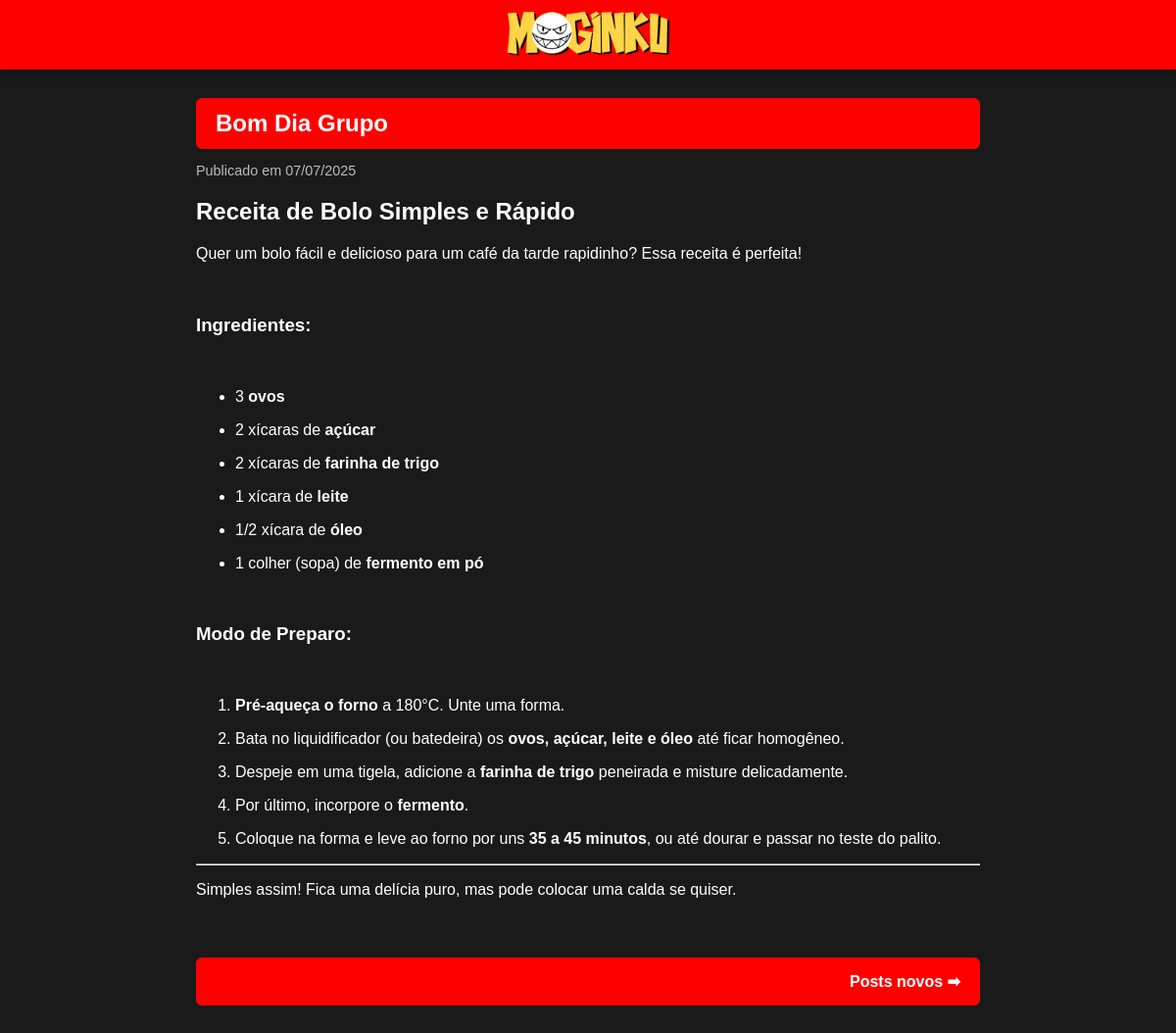
Screenshot of /blog/?page=2 with the database file from the repository.
### core/models.py (models this page shows, shortened)
class BlogPost(models.Model):
    titulo = models.CharField(max_length=200)
    imagem = models.ImageField(upload_to='blog/', blank=True, null=True)
    conteudo = RichTextUploadingField()
    criado_em = models.DateTimeField(auto_now_add=True)
    from django.db import models

### core/views.py (the view)
# urls.py: path('', blog_feed, name='home'),
def blog_feed(request):
    posts_list = BlogPost.objects.order_by('-criado_em')
    paginator = Paginator(posts_list, 4)
    page_number = request.GET.get('page')
    posts = paginator.get_page(page_number)
    return render(request, 'core/blog.html', {'posts': posts})

### core/templates/core/blog.html (shortened to what this page needs)
{% load static %}
<!DOCTYPE html>
<html lang="pt-br">
<head>
  <link rel="stylesheet" href="{% static 'css/blog.css' %}">
</head>
<body>
  <div class="logo-centralizada">
    <a href="{% url 'home' %}">
      <img src="{% static 'images/logo2.png' %}" alt="Logo Moginku" />
    </a>
  </div>
  <main class="blog-container">
    {% for post in posts %}
    <article class="post">
      <div class="post-header">
        <h2>{{ post.titulo }}</h2>
      </div>
      <p class="post-date">Publicado em {{ post.criado_em|date:"d/m/Y" }}</p>
      <div class="post-conteudo">
        {{ post.conteudo|safe }}
      </div>
    </article>
    {% empty %}
    <p>Nenhum post encontrado.</p>
    {% endfor %}
    <div class="post-nav">
  {% if posts.has_previous %}
    <a href="?page={{ posts.previous_page_number }}" class="nav-right">Posts novos ➡</a>
  {% endif %}
</div>
  </main>
</body>
</html>

### core/static/css/blog.css (style rules this page uses)
body { margin: 0; padding: 0; font-family: sans-serif; background-color: #1a1a1a; color: white; }
.logo-centralizada { position: fixed; top: 0; left: 0; width: 100%; text-align: center; background-color: #ff0000; padding: 10px 0; z-index: 100; box-shadow: 0 2px 10px rgba(0, 0, 0, 0.4); }
.logo-centralizada img { max-width: 180px; height: auto; transition: transform 0.3s ease; }
.blog-container { max-width: 800px; margin: 100px auto 60px; padding: 0 20px; }
.post { margin-bottom: 60px; }
.post-header { background-color: red; padding: 12px 20px; border-radius: 6px; margin-bottom: 10px; }
.post-header h2 { margin: 0; font-size: 1.5rem; color: white; }
.post-date { font-size: 0.9rem; color: #bbb; margin-bottom: 10px; }
.post-nav { display: flex; justify-content: space-between; background-color: red; padding: 15px 20px; border-radius: 6px; font-weight: bold; margin-top: 40px; }
.post-nav a { color: white; text-decoration: none; font-size: 1rem; }

### rows the page displays
BlogPost: titulo "Bom Dia Grupo", criado_em "07/07/2025", conteudo "Receita de Bolo Simples e Rápido Quer um bolo fácil e delicioso para um café da tarde rapidinho? Essa receita é perfeita! Ingredientes: 3 ovos 2 xícaras de açúcar 2 xícaras de farinha de trigo 1 xícara de leite 1/2 xícara de óleo 1 colher (sopa) de fermento em pó Modo de Preparo: Pré-aqueça o forno a 180°C. Unte uma forma. Bata no liquidificador (ou batedeira) os ovos, açúcar, leite e óleo até ficar homogêneo. Despeje em uma tigela, adicione a farinha de trigo peneirada e misture delicadamente. Por último, incorpore o fermento . Coloque na forma e leve ao forno por uns 35 a 45 minutos , ou até dourar e passar no teste do palito. Simples assim! Fica uma delícia puro, mas pode colocar uma…"
